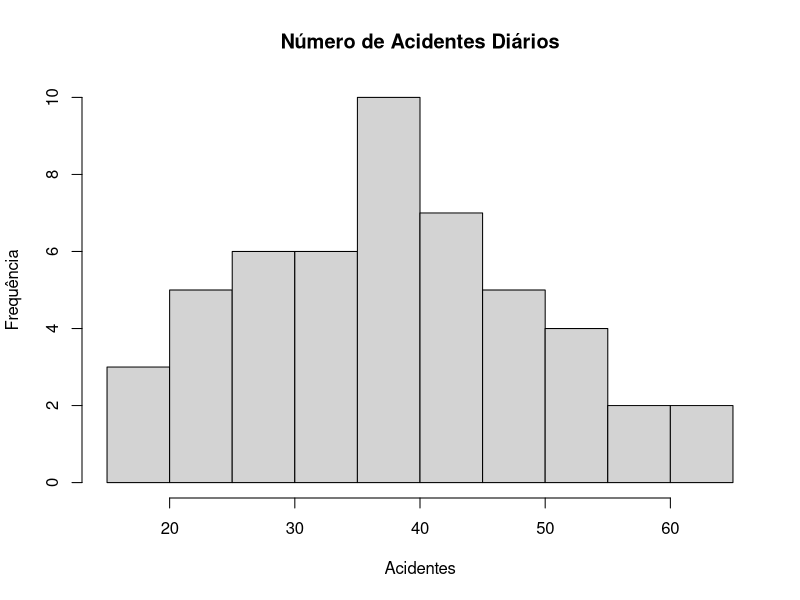
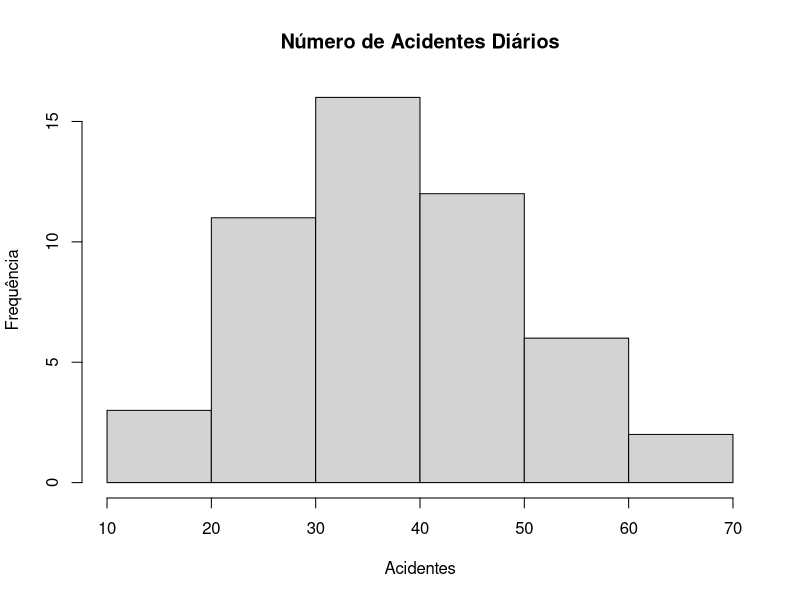
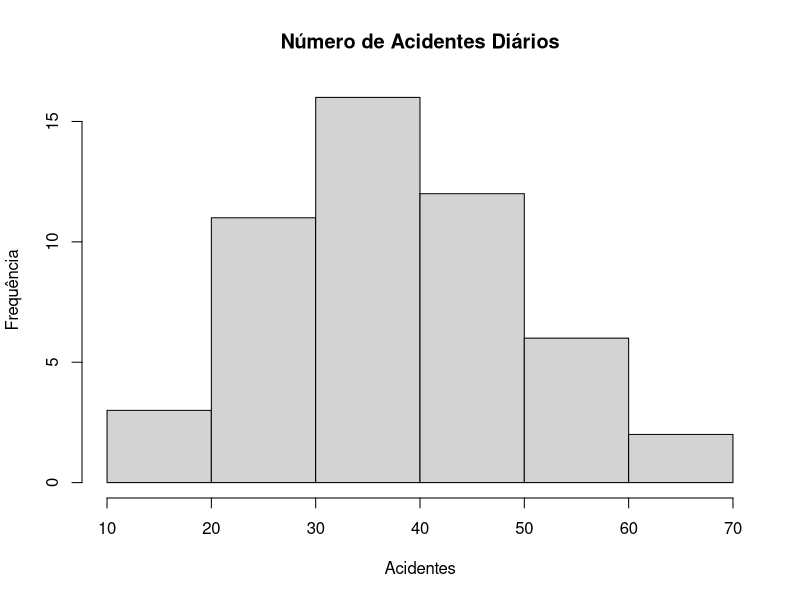

These charts were generated, in order, by the following R code:
# Interpretando um Histograma

# Configurando o diretório de trabalho
# Coloque entre aspas o diretório de trabalho que você está usando no seu computador
# Não use diretórios com espaço no nome
setwd("~/Cursos/DSA/FCD/BigDataRAzure/Cap09")

# Para saber qual diretório estou trabalhando
getwd()


# Lista de pacotes base carregados
search()

##### Histograma #####

# Um histograma é um modelo de gráfico que representa uma distribuição de frequências 
# através de um agrupamento de classes, de forma que se pode contabilizar as ocorrências dos 
# dados em cada classe. 

# Possibilita visualizar a distribuição de medidas, a dispersão, simetria dos dados e tendências centrais.

# Os conceitos de Frequência Absoluta e Frequência Relativa são importantes na construção de um histograma. 

# Por frequência absoluta, entende-se o número de observações correspondente a cada classe. 

# A frequência relativa, por sua vez, diz respeito ao quociente entre a frequência absoluta da classe 
# correspondente e a soma das frequências absolutas. 

# A soma das áreas de todos os retângulos do histograma deve ser igual a 1.

# Como fazer um histograma manualmente?

# 1- Ordenar os valores
# 2- Encontrar a amplitude total: A = xmax − xmin. Assim, os intervalos devem cobrir uma faixa de, no mínimo, o valor da amplitude.
# 3- Estimar o número de classes: 2k ≤ n. Sendo que n é igual a raiz quadrada do número total de observações.
# 4- Estimar o tamanho de cada intervalo de classe: C = A/k
# 5- Contar o número de observações que caem em cada intervalo de classe (subintervalo), frequência.
# 6- Determinar a frequência relativa do intervalo: Frequência relativa = frequência/total de observações.
# 7- Construir o gráfico.

# Exemplo: Os seguintes dados representam o número de acidentes diários em um complexo industrial 
# (colocados em ordem crescente), durante o período de 50 dias. Represente o histograma desses dados.

dados = c(18, 20, 20, 21, 22, 24, 25, 25, 26, 27, 29, 29, 
          30, 30, 31, 31, 32, 33, 34, 35, 36, 36, 37, 37, 
          37, 37, 38, 38, 38, 40, 41, 43, 44, 44, 45, 45, 
          45, 46, 47, 48, 49, 50, 51, 53, 54, 54, 56, 58, 62, 65)

hist(dados, main = "Número de Acidentes Diários", xlab = "Acidentes", ylab = "Frequência")
hist(dados, main = "Número de Acidentes Diários", xlab = "Acidentes", ylab = "Frequência", breaks = 6)
hist(dados, main = "Número de Acidentes Diários", xlab = "Acidentes", ylab = "Frequência", breaks = 5)
# O próprio R faz um ajuste e ver que com 5 bins não fica bom e mantém seis bins.
?hist

# Sair
q()
